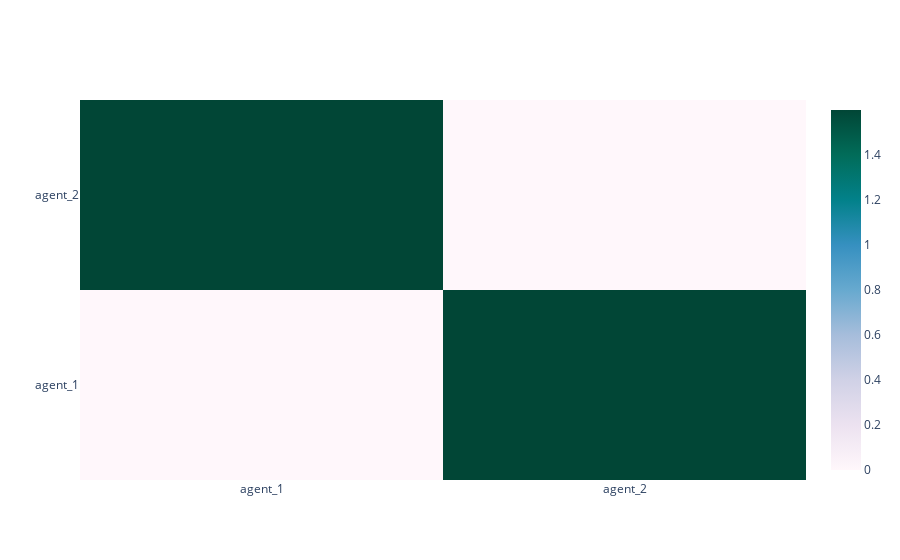

Notebook source saved alongside this figure:
### Code cell
fig = heatmap(
    net.similarity_heatmap(),
    x_labels=['agent_'+str(i+1) for i in range(len(net.agents))],
    y_labels=['agent_'+str(i+1) for i in range(len(net.agents))]
)
fig.show()

### Figure 1 — Plotly figure (JSON) as saved in the notebook; plotly's stock layout.template omitted (floating-point values rounded to 4 significant figures)
{"data": [{"colorscale": [[0.0, "rgb(255,247,251)"], [0.125, "rgb(236,226,240)"], [0.25, "rgb(208,209,230)"], [0.375, "rgb(166,189,219)"], [0.5, "rgb(103,169,207)"], [0.625, "rgb(54,144,192)"], [0.75, "rgb(2,129,138)"], [0.875, "rgb(1,108,89)"], [1.0, "rgb(1,70,54)"]], "hoverongaps": false, "x": ["agent_1", "agent_2"], "y": ["agent_1", "agent_2"], "z": [[0.0, 1.598], [1.598, 0.0]], "type": "heatmap"}], "layout": {}}
